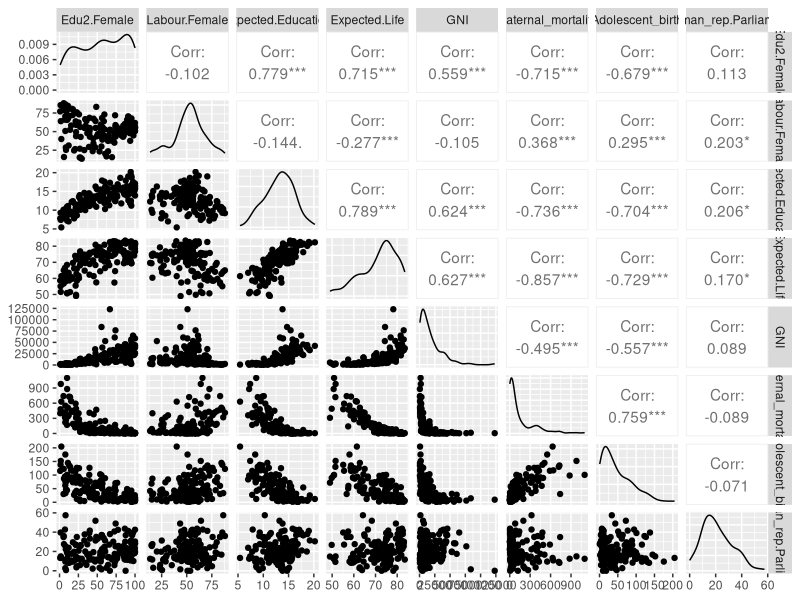
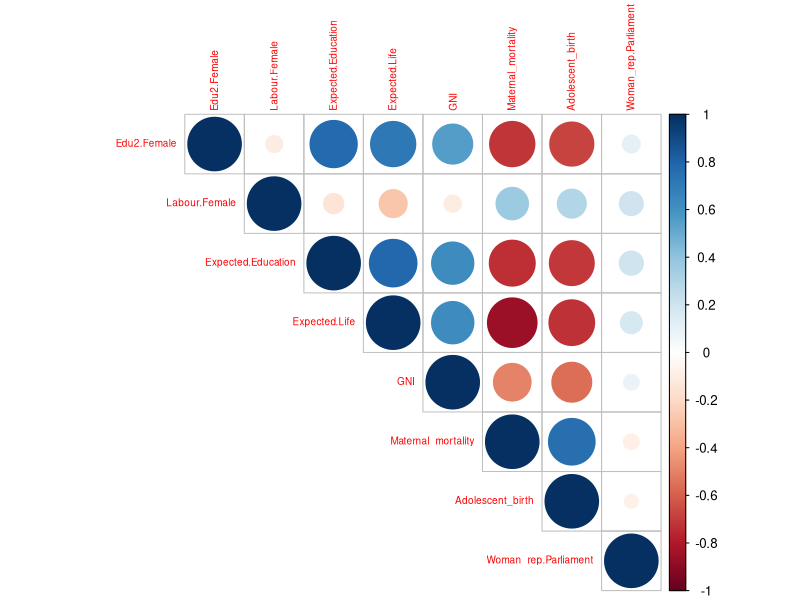

These figures' R source, in order:
## ---- chunk 1
# Set working directory:
setwd("C:/Users/mikniemi/OneDrive - University of Helsinki/OpenDataScience/IODS/IODS-project")

# Access the necessary tool packages:
library(dplyr)
library(corrplot)
library(GGally)

# Load and explore the exercise data:
human <- read.table("Data/human.txt")
summary(human)
ggpairs(human)
## ---- chunk 2
# Compute the correlation matrix and visualize it with corrplot:
cor(human) %>% corrplot(type = "upper", tl.cex=0.6)
